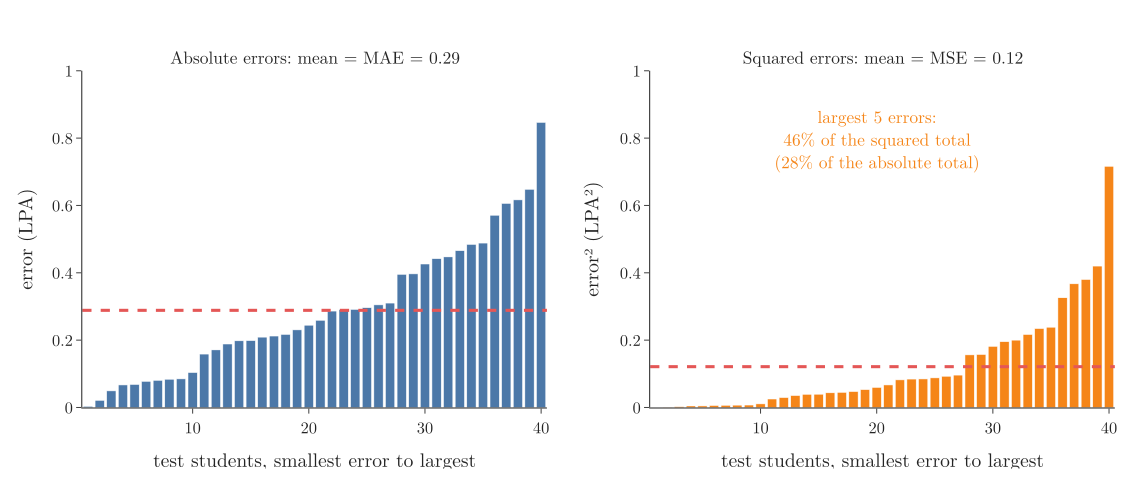

The script that drew this image:
"""The 40 test errors, sorted: absolute values (MAE is their mean) vs squares (MSE is their mean) (Plotly).
Squaring shrinks the small errors and stretches the large ones."""
from pathlib import Path
import numpy as np
import plotly.graph_objects as go
from plotly.subplots import make_subplots
from common import y, pred, BLUE, ORANGE, RED, FONT

here = Path(__file__).parent
a = np.sort(np.abs(y - pred))
s = a ** 2
mae, mse = a.mean(), s.mean()
top5 = s[-5:].sum() / s.sum()
print(f"MAE {mae:.3f} MSE {mse:.3f}; largest 5 errors give {top5:.0%} of the squared total, {a[-5:].sum() / a.sum():.0%} of the absolute")
fig = make_subplots(1, 2, horizontal_spacing=0.1, subplot_titles=(
    f"Absolute errors: mean = MAE = {mae:.2f}", f"Squared errors: mean = MSE = {mse:.2f}"))
k = np.arange(1, 41)
for col, v, c, m in ((1, a, BLUE, mae), (2, s, ORANGE, mse)):
    fig.add_trace(go.Bar(x=k, y=v, marker_color=c), 1, col)
    fig.add_trace(go.Scatter(x=[0.5, 40.5], y=[m, m], mode="lines", line=dict(color=RED, width=3, dash="dash")), 1, col)
    fig.update_xaxes(title="test students, smallest error to largest", row=1, col=col)
    fig.update_yaxes(range=[0, 1], row=1, col=col)
fig.add_annotation(x=20, y=0.8, text=f"largest 5 errors:<br>{top5:.0%} of the squared total<br>({a[-5:].sum() / a.sum():.0%} of the absolute total)", showarrow=False,
                   font=dict(size=17, color=ORANGE), row=1, col=2)
fig.update_yaxes(title="error (LPA)", row=1, col=1)
fig.update_yaxes(title="error² (LPA²)", row=1, col=2)
fig.update_layout(template="simple_white", width=1100, height=460, showlegend=False, font=FONT,
                  margin=dict(l=70, r=20, t=60, b=60))
fig.update_annotations(font_size=17)
fig.write_image(here / "abs_vs_squared.png", scale=2)
fig.write_image(here / "abs_vs_squared.pdf")
